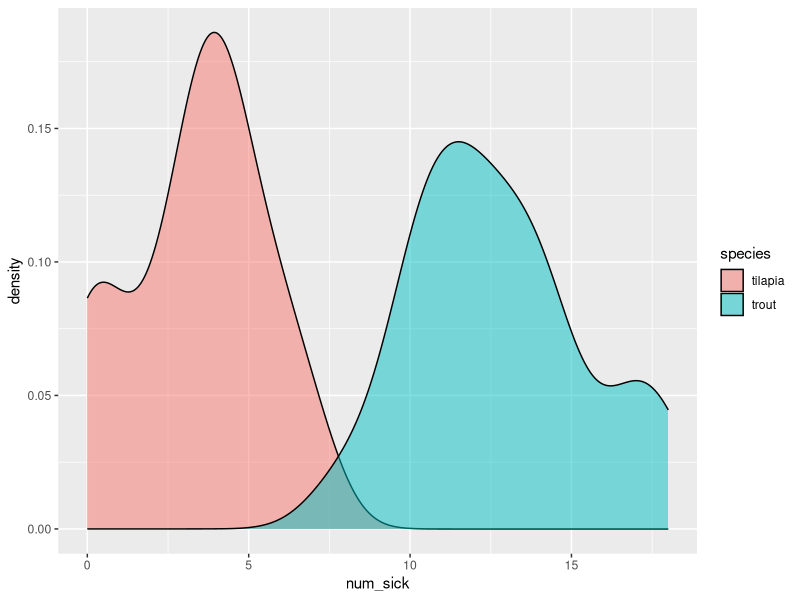
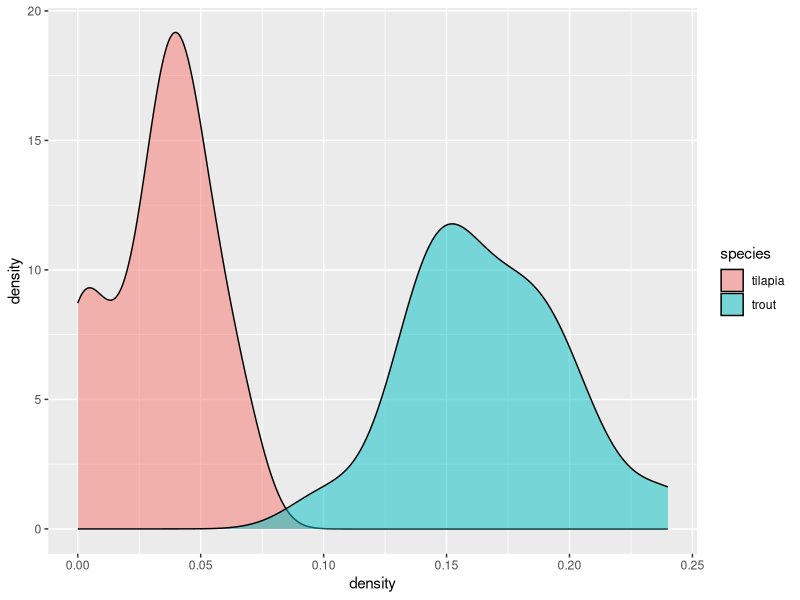
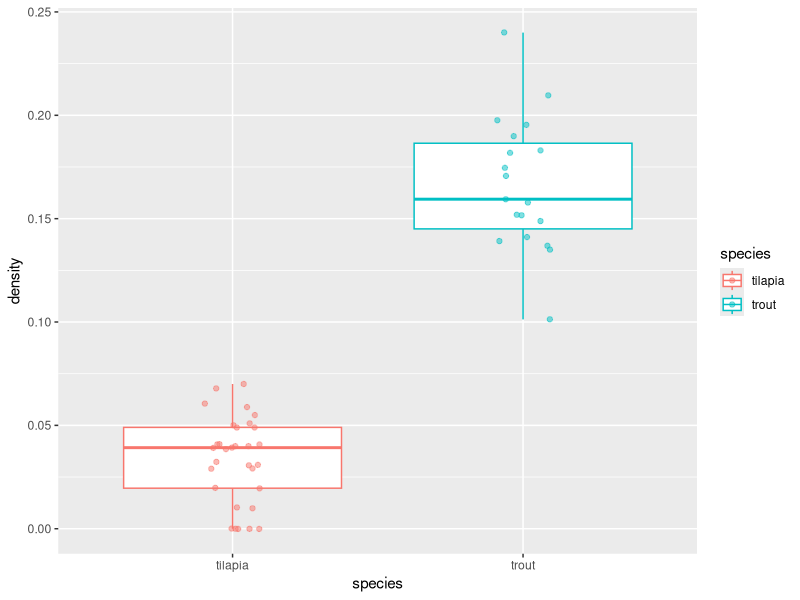
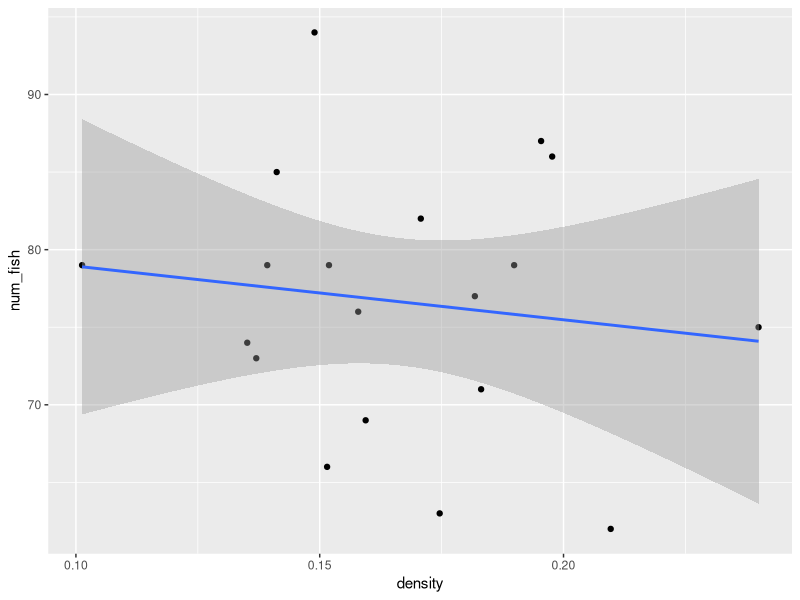
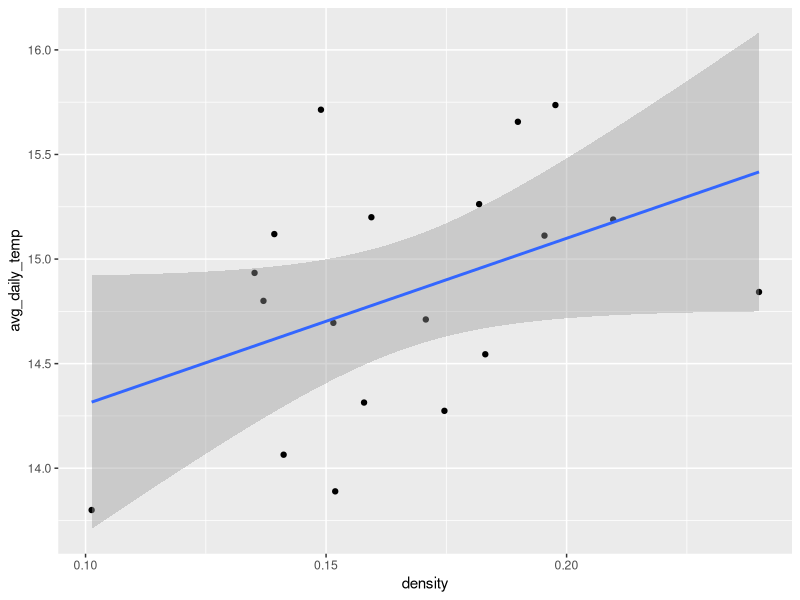
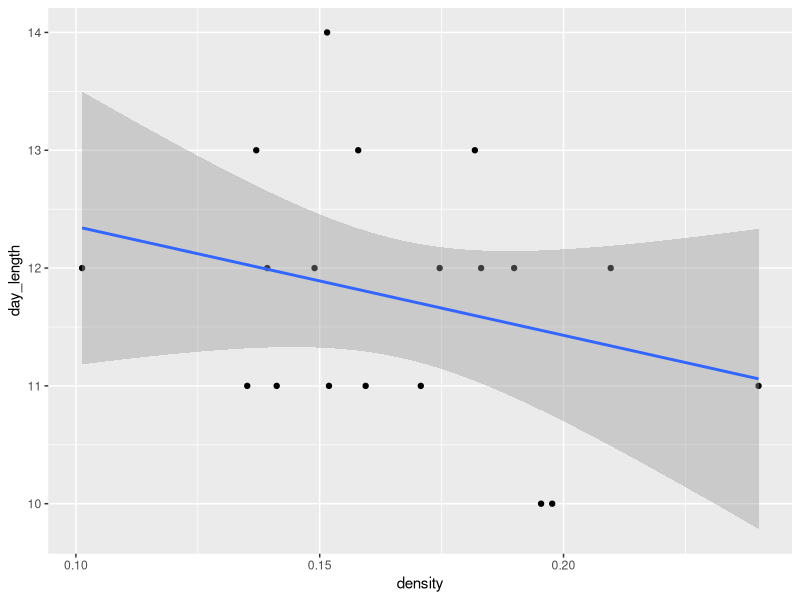
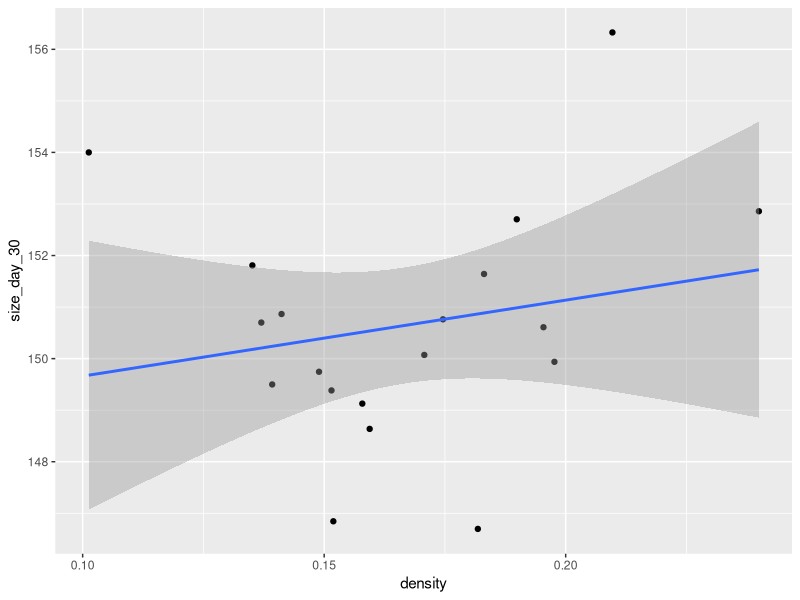

Reproduce these figures in R, in order.
## ---- chunk 1
knitr::opts_chunk$set(echo = TRUE)
## ---- chunk 2
library(tidyverse)
## ---- chunk 3
fish_tank_data <- read_csv("../data/fish_tank_data.csv")
sick_fish <- read_csv("../data/fish_sick_data.csv")


# number of sick fish
ggplot(sick_fish, aes(num_sick, fill = species)) +
  geom_density(alpha = 0.5)

# take into account the number of fish in the tank: density of sick fish
sick_fish_density <- sick_fish %>% 
  mutate(density = num_sick/num_fish) 

ggplot(sick_fish_density, aes(density, fill = species)) +
  geom_density(alpha = 0.5)


ggplot(sick_fish_density, aes(species, density, color = species)) +
  geom_boxplot() + 
  geom_jitter(alpha = 0.5, width = 0.1)

# looks like trout are the culprit
## ---- chunk 4
sick_trout <- sick_fish_density %>% 
  filter(species == "trout")
## ---- chunk 5
ggplot(sick_trout, aes(x = density, y = num_fish)) +
  geom_point() +
  geom_smooth(method = "lm")

ggplot(sick_trout, aes(x = density, y = avg_daily_temp)) +
  geom_point() + 
  geom_smooth(method = "lm")

ggplot(sick_trout, aes(density, day_length)) +
  geom_point() + 
  geom_smooth(method = "lm")

ggplot(sick_trout, aes(density, size_day_30)) +
  geom_point() + 
  geom_smooth(method = "lm")

# looks like avg_daily_temperature might be our culprit!

